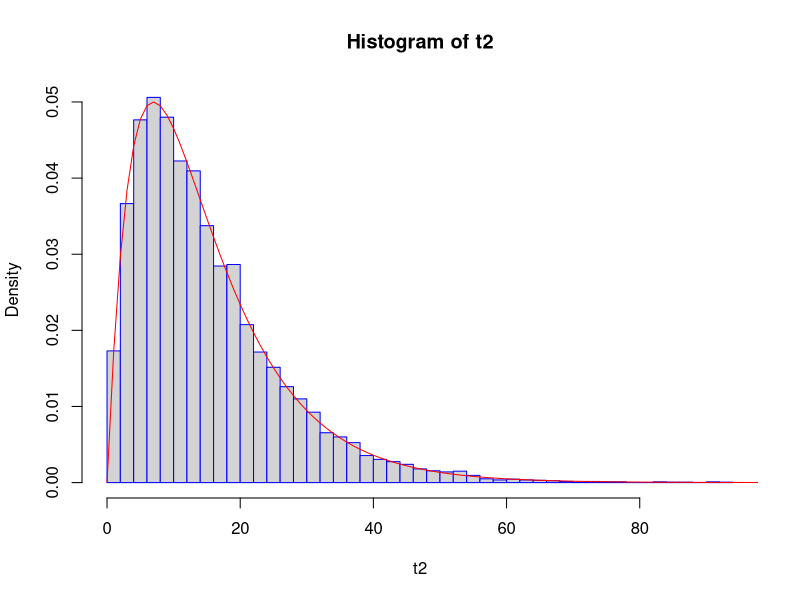

The R source for this figure:
# Simulating one draw.

A <- rexp(10000,0.1)
print(A)
typeof(A)
is.vector(A)
class(A)
B <- rexp(10000,0.1)
print(B)
Ti <- pmax(A,B)
print(Ti)
t2=replicate(10000,max(rexp(1,0.1),rexp(1,0.1)))
hist(t2,breaks=50,border="blue",probability = T)
curve((0.2*exp(-0.1*x)-0.2*exp(-0.2*x)) , from =0, to=100, add= T,col="red")
sum(t2>15)/length(t2)
mean(t2)
